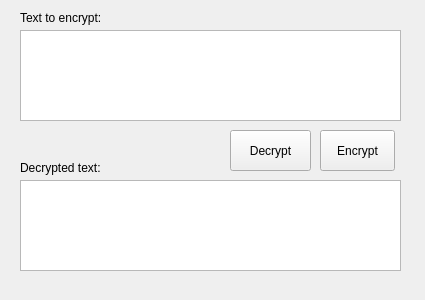
<?xml version="1.0" encoding="UTF-8"?>
<ui version="4.0">
 <class>MainWindow</class>
 <widget class="QMainWindow" name="MainWindow">
  <property name="geometry">
   <rect>
    <x>0</x>
    <y>0</y>
    <width>425</width>
    <height>300</height>
   </rect>
  </property>
  <property name="sizePolicy">
   <sizepolicy hsizetype="Fixed" vsizetype="Fixed">
    <horstretch>0</horstretch>
    <verstretch>0</verstretch>
   </sizepolicy>
  </property>
  <property name="minimumSize">
   <size>
    <width>425</width>
    <height>300</height>
   </size>
  </property>
  <property name="maximumSize">
   <size>
    <width>425</width>
    <height>300</height>
   </size>
  </property>
  <property name="windowTitle">
   <string>Text RSA Encryption</string>
  </property>
  <property name="windowOpacity">
   <double>1.000000000000000</double>
  </property>
  <widget class="QWidget" name="centralwidget">
   <widget class="QStackedWidget" name="stackedWidget">
    <property name="geometry">
     <rect>
      <x>10</x>
      <y>0</y>
      <width>411</width>
      <height>271</height>
     </rect>
    </property>
    <property name="currentIndex">
     <number>0</number>
    </property>
    <widget class="QWidget" name="encryption_page">
     <widget class="QPlainTextEdit" name="encrypt_text_box">
      <property name="geometry">
       <rect>
        <x>10</x>
        <y>30</y>
        <width>381</width>
        <height>91</height>
       </rect>
      </property>
     </widget>
     <widget class="QLabel" name="label">
      <property name="geometry">
       <rect>
        <x>10</x>
        <y>10</y>
        <width>91</width>
        <height>16</height>
       </rect>
      </property>
      <property name="text">
       <string>Text to encrypt:</string>
      </property>
     </widget>
     <widget class="QPushButton" name="encrypt_start">
      <property name="geometry">
       <rect>
        <x>310</x>
        <y>130</y>
        <width>75</width>
        <height>41</height>
       </rect>
      </property>
      <property name="text">
       <string>Encrypt</string>
      </property>
     </widget>
     <widget class="QPushButton" name="decrypt_start">
      <property name="geometry">
       <rect>
        <x>220</x>
        <y>130</y>
        <width>81</width>
        <height>41</height>
       </rect>
      </property>
      <property name="text">
       <string>Decrypt</string>
      </property>
     </widget>
     <widget class="QPlainTextEdit" name="decrypted_text">
      <property name="geometry">
       <rect>
        <x>10</x>
        <y>180</y>
        <width>381</width>
        <height>91</height>
       </rect>
      </property>
      <property name="readOnly">
       <bool>true</bool>
      </property>
     </widget>
     <widget class="QLabel" name="label_2">
      <property name="geometry">
       <rect>
        <x>10</x>
        <y>160</y>
        <width>91</width>
        <height>16</height>
       </rect>
      </property>
      <property name="text">
       <string>Decrypted text:</string>
      </property>
     </widget>
    </widget>
    <widget class="QWidget" name="decryption_page"/>
   </widget>
  </widget>
  <widget class="QMenuBar" name="menubar">
   <property name="geometry">
    <rect>
     <x>0</x>
     <y>0</y>
     <width>425</width>
     <height>22</height>
    </rect>
   </property>
  </widget>
 </widget>
 <resources/>
 <connections/>
</ui>
